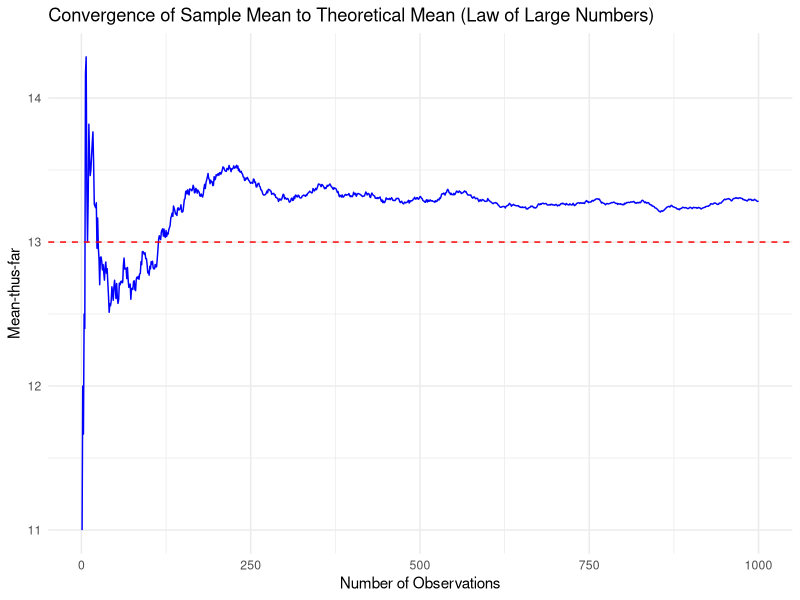
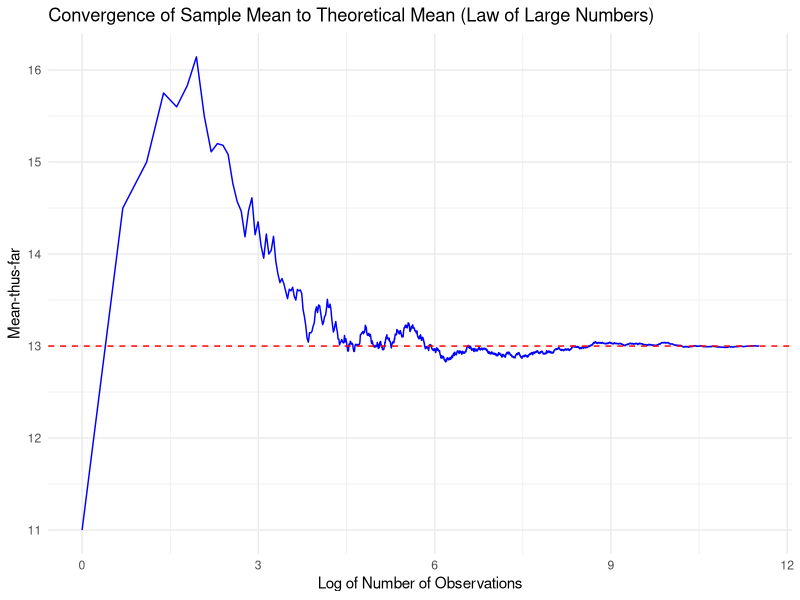
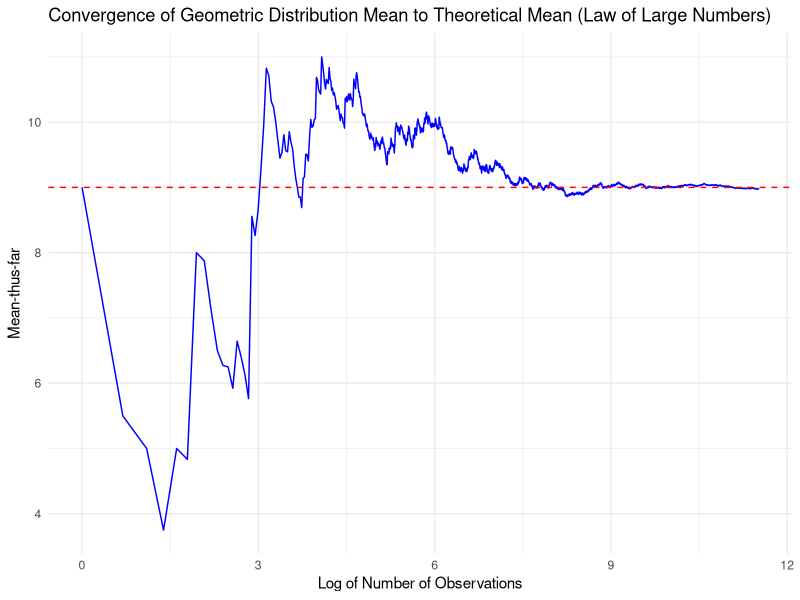
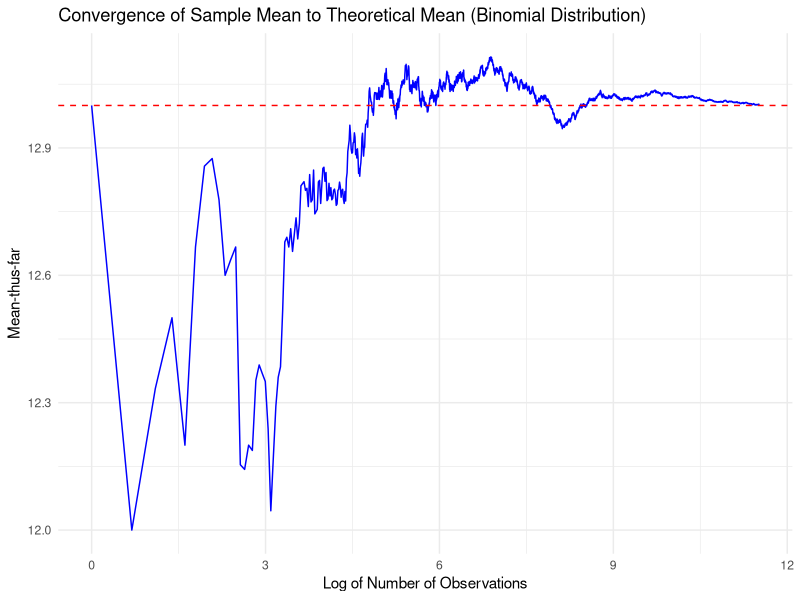
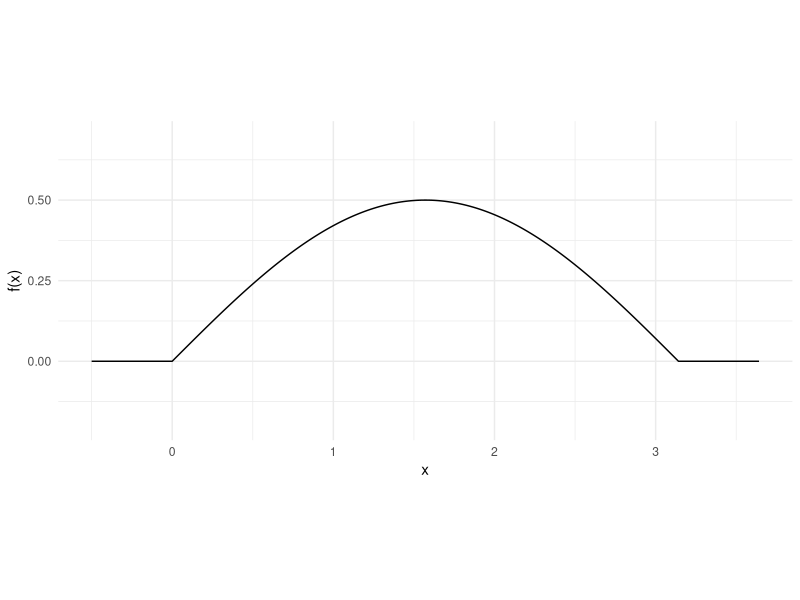
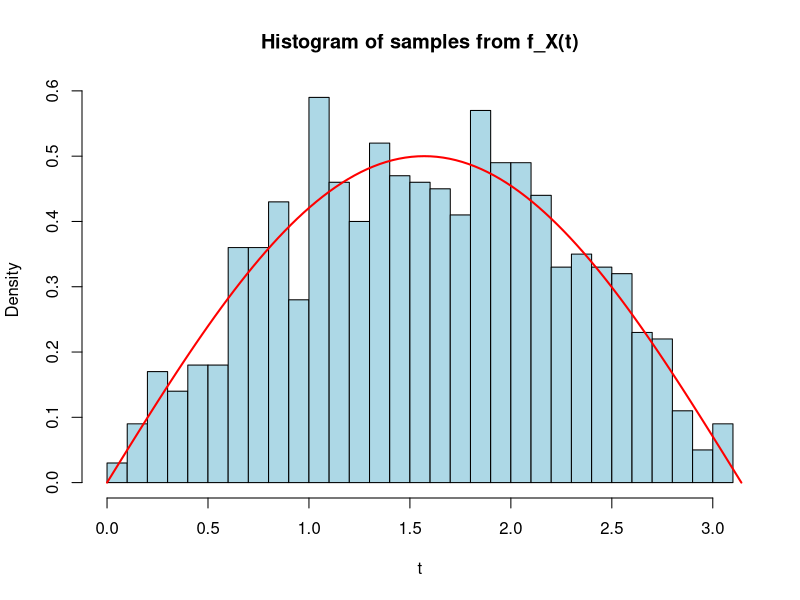

Write the R code that produced these figures, in order.
## ---- chunk 1
knitr::opts_chunk$set(echo=T,eval=T,message=F,warning=F,fig.align='center')
library(tidyverse)
## ---- chunk 2
distance = function(x1, x2, y1, y2, z1, z2) {
  
  return(sqrt((x2-x1)^2 + (y2-y1)^2 + (z2-z1)^2))
}

## ---- chunk 3
lx = 5
ly = 10
lz = 20

NMC <- 10000;
results <- rep( 0, NMC );

for( i in 1:NMC) {
  
  x1 = runif(1, 0, lx)
  y1 = runif(1, 0, ly)
  z1 = runif(1, 0, lz)
  
  x2 = runif(1, 0, lx)
  y2 = runif(1, 0, ly)
  z2 = runif(1, 0, lz)
  
  results[i] <- distance(x1, x2, y1, y2, z1, z2);
}

sum( results )/NMC

## ---- chunk 4
triangle_area = function(x1, y1, x2, y2, x3, y3) {
  
  return(1/2 * abs(x1*(y2-y3) + x2*(y3-y1) + x3*(y1-y2)))
}
## ---- chunk 5
NMC <- 10000;
results <- rep( 0, NMC );

for( i in 1:NMC) {
  
  theta1 = runif(1, 0, 2*pi)
  theta2 = runif(1, 0, 2*pi)
  theta3 = runif(1, 0, 2*pi)
  
  x1 = cos(theta1)
  y1 = sin(theta1)
  x2 = cos(theta2)
  y2 = sin(theta2)
  x3 = cos(theta3)
  y3 = sin(theta3)
  
  results[i] <- triangle_area(x1, y1, x2, y2, x3, y3);
}

sum( results )/NMC
## ---- chunk 6
perimeter = function(x1, y1, x2, y2, x3, y3) {
  
  return(sqrt((x2-x1)^2 + (y2-y1)^2) + sqrt((x3-x2)^2 + (y3-y2)^2) + sqrt((x1-x3)^2 + (y1-y3)^2))
}

## ---- chunk 7
NMC <- 10000;
results <- rep( 0, NMC );

for( i in 1:NMC) {
  
  theta1 = runif(1, 0, 2*pi)
  theta2 = runif(1, 0, 2*pi)
  theta3 = runif(1, 0, 2*pi)
  
  x1 = cos(theta1)
  y1 = sin(theta1)
  x2 = cos(theta2)
  y2 = sin(theta2)
  x3 = cos(theta3)
  y3 = sin(theta3)
  
  results[i] <- perimeter(x1, y1, x2, y2, x3, y3);
}

sum( results )/NMC
## ---- chunk 8
random_standard_norm = function(x1, y1, x2, y2) {
  
  return(sqrt((x2-x1)^2 + (y2-y1)^2))
}
## ---- chunk 9
NMC <- 10000;
results <- rep( 0, NMC );

for( i in 1:NMC) {
  
  x1 = rnorm(1)
  y1 = rnorm(1)
  
  x2 = rnorm(1)
  y2 = rnorm(1)
  
  results[i] <- random_standard_norm(x1, y1, x2, y2);
}

sum( results )/NMC
## ---- chunk 10
len = 1000
index_col <- 1:len
poasson <- rpois(len, 13)
cumulative = cumsum(poasson) / index_col

df <- data.frame(Index = index_col, Poasson = poasson, Cumulative = cumulative)
head(df)
## ---- chunk 11
# Create the line plot
ggplot(df, aes(x = index_col, y = cumulative)) +
  geom_line(color = "blue") +                     # Plot xbar vs n in blue
  geom_hline(yintercept = 13, color = "red", linetype = "dashed") +  # Add a red dashed line at the theoretical mean (13)
  labs(title = "Convergence of Sample Mean to Theoretical Mean (Law of Large Numbers)",
       x = "Number of Observations",
       y = "Mean-thus-far") +
  theme_minimal()
## ---- chunk 12
len = 100000
index_col <- 1:len
poasson <- rpois(len, 13)
cumulative = cumsum(poasson) / index_col

df <- data.frame(n = index_col, Poasson = poasson, Cumulative = cumulative)
#print(df)
## ---- chunk 13
# Create the line plot
ggplot(df, aes(x = log(index_col), y = cumulative)) +
  geom_line(color = "blue") +                     # Plot xbar vs n in blue
  geom_hline(yintercept = 13, color = "red", linetype = "dashed") +  # Add a red dashed line at the theoretical mean (13)
  labs(title = "Convergence of Sample Mean to Theoretical Mean (Law of Large Numbers)",
       x = "Log of Number of Observations",
       y = "Mean-thus-far") +
  theme_minimal()
## ---- chunk 14
# Set the new random variable parameters
len = 100000
p = 0.1  # Probability of success for Geometric distribution
expected_value = (1-p) / p  # Expected value for Geometric(p)

# Generate geometric random variables
index_col <- 1:len
geometric <- rgeom(len, p)
cumulative = cumsum(geometric) / index_col

# Create a data frame
df <- data.frame(n = index_col, Geometric = geometric, Cumulative = cumulative)

# Plot the line plot with log-scale x-axis
ggplot(df, aes(x = log(index_col), y = cumulative)) +
  geom_line(color = "blue") +  # Plot cumulative mean
  geom_hline(yintercept = expected_value, color = "red", linetype = "dashed") +  # Add red line at the theoretical mean (10)
  labs(title = "Convergence of Geometric Distribution Mean to Theoretical Mean (Law of Large Numbers)",
       x = "Log of Number of Observations",
       y = "Mean-thus-far") +
  theme_minimal()

## ---- chunk 15
# Set parameters for Binomial random variable
len = 100000
n_trials = 20
p_success = 0.65
expected_value = n_trials * p_success  # E(X) = 13

# Generate 100,000 Binomial observations
index_col <- 1:len
binomial <- rbinom(len, n_trials, p_success)
cumulative = cumsum(binomial) / index_col

# Create the data frame
df <- data.frame(n = index_col, Binomial = binomial, Cumulative = cumulative)

# Create the line plot
ggplot(df, aes(x = log(index_col), y = cumulative)) +
  geom_line(color = "blue") +                     # Plot xbar vs n in blue
  geom_hline(yintercept = expected_value, color = "red", linetype = "dashed") +  # Add a red dashed line at the expected mean (13)
  labs(title = "Convergence of Sample Mean to Theoretical Mean (Binomial Distribution)",
       x = "Log of Number of Observations",
       y = "Mean-thus-far") +
  theme_minimal()

## ---- chunk 16
mean_billy = 80
sd_billy = 0.5
total = 241
NMC <- 10000

total_width <- replicate(NMC, sum(rnorm(3, mean = mean_billy, sd = sd_billy)))

estimated_mean = mean(total_width)
estimated_sd = sd(total_width)

estimated_mean
estimated_sd
## ---- chunk 17

bigger <- mean(total_width <= total)

bigger

bigger2 <- total_width <= total #check

sum(bigger2) / NMC

## ---- chunk 18
qnorm(0.99, 3*mean_billy, sqrt(3)*sd_billy)

quantile(total_width, 0.99)

## ---- chunk 19
mean_goat = 79
mean_gruff = 81
sd_goat = 0.25
sd_gruff = 0.6

total_mean = mean_billy + mean_goat + mean_gruff

total_sd = sqrt(sd_billy + sd_goat + sd_gruff)

pnorm(total, total_mean, total_sd)

## ---- chunk 20
# The scoring function is provided for you. 
# You can feed it a single width or a vector of widths
score <- function(width){
  scores <- rep(0, length(width))
  scores[width<=241] <- width[width<=241]/241*100 
  return(mean(scores))
}
## ---- chunk 21
# Set the seed for reproducibility
set.seed(123)

# Number of simulations
n_sim <- 100000

# Wall width
wall_width <- 241

# Mean and standard deviation for each bookcase
mean_billy <- 80
sd_billy <- 0.5
mean_goat <- 79
sd_goat <- 0.25
mean_gruff <- 81
sd_gruff <- 0.6

# Scoring function
score <- function(width){
  scores <- rep(0, length(width))
  scores[width <= 241] <- width[width <= 241] / 241 * 100
  return(mean(scores))
}

# Simulate the total width for different combinations of bookcases
simulate_total_width <- function(billys, goats, gruffs, n_sim) {
  total_width <- replicate(n_sim, 
                           sum(c(rnorm(billys, mean_billy, sd_billy),
                                 rnorm(goats, mean_goat, sd_goat),
                                 rnorm(gruffs, mean_gruff, sd_gruff))))
  return(total_width)
}

# Test different combinations of Billys, Goats, and Gruffs
combinations <- list(
  "3 Billys" = c(3, 0, 0),
  "2 Billys + 1 Goat" = c(2, 1, 0),
  "2 Billys + 1 Gruff" = c(2, 0, 1),
  "1 Billy + 2 Goats" = c(1, 2, 0),
  "1 Billy + 2 Gruffs" = c(1, 0, 2),
  "1 Billy + 1 Goat + 1 Gruff" = c(1, 1, 1),
  "3 Goats" = c(0, 3, 0),
  "3 Gruffs" = c(0, 0, 3),
  "2 Goats + 1 Gruff" = c(0, 2, 1)
)

# Evaluate the expected score for each combination
expected_scores <- sapply(combinations, function(comb) {
  total_width <- simulate_total_width(comb[1], comb[2], comb[3], n_sim)
  score(total_width)
})

# Output the expected scores for each combination
expected_scores

# Find the combination with the highest expected score
best_combination <- names(which.max(expected_scores))
cat("The combination with the highest expected score is:", best_combination, "\n")
cat("Expected score:", max(expected_scores), "\n")
## ---- chunk 22
# here we define a *vectorized* function to evaluate the density of X
pdf_x = function(x) {
  # ifelse is like a function version of an if statement.
  # We use it here to ensure that pdf_x can operate directly on vectors.
  return(ifelse(0<=x & x<=pi , .5*sin(x) , 0 ))
}

# showing the PDF in a plot
ggplot() + geom_function(fun=pdf_x, n=10001) + 
  coord_fixed(ratio=2) + theme_minimal() + 
  xlim(c(-.5,pi+.5)) + ylim(-.2,.7) + labs(x="x", y="f(x)")
## ---- chunk 23
F_inv <- function(x) {
  acos(1 - 2 * x)
}
## ---- chunk 24
# complete the function
rx <- function(n) { 
u <- runif(n) 
samples <- acos(1 - 2 * u)
return(samples) 
} 

# Draw a sample of size 1000 
sample_size <- 1000 
samples <- rx(sample_size) 
# Plot a histogram of the samples 
hist(samples, breaks = 30, probability = TRUE, main = "Histogram of samples from f_X(t)", 
xlab = "t",  col = "lightblue", border = "black") 
# Overlay the theoretical density f_X(t) = 0.5 * sin(t) for comparison 
curve(0.5 * sin(x), from = 0, to = pi, add = TRUE, col = "red", lwd = 2)
# The histogram should look like the PDF we plotted above.
# Un-comment the following lines of code and check it looks correct

#hist(rx(1000), probability=TRUE)
#lines(x=seq(0,pi,.01), y=pdf_x(seq(0,pi,.01)), col='red')
